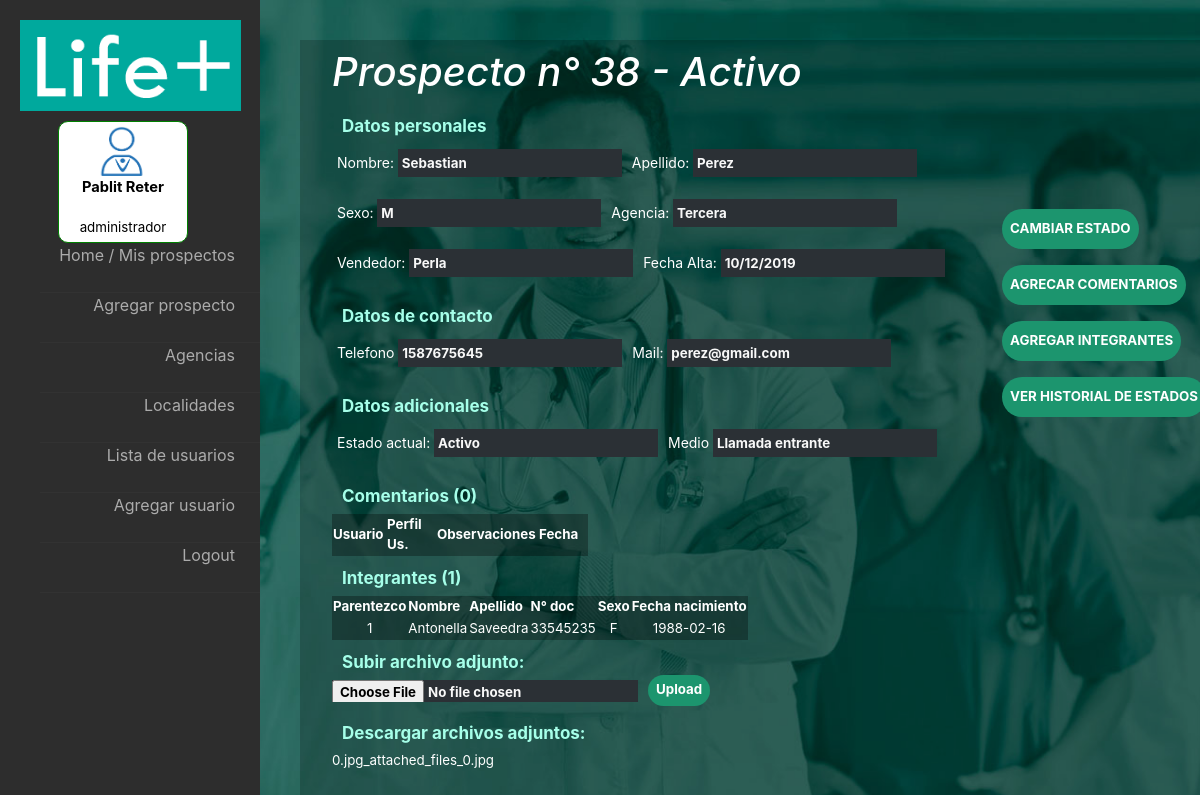
The page /controllers/verprospecto.php?num_prosp=38 (signed in) on the database as committed earlier.
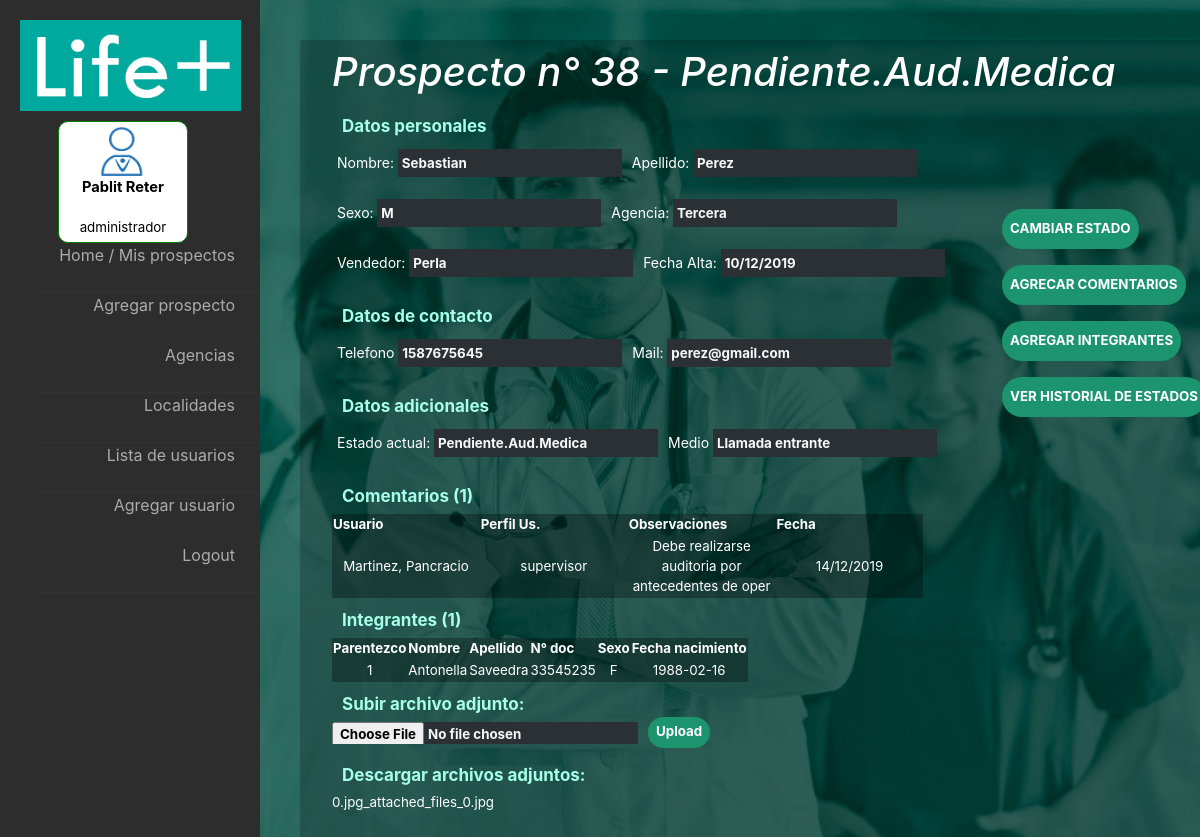
The same page on the database as committed later.
### tables this page shows
CREATE TABLE `prospectos` (
  `id_prospectos` int(5) NOT NULL,
  `vendedor` int(5) NOT NULL,
  `estado_actual` int(5) NOT NULL,
  `nombre` varchar(50) NOT NULL,
  `apellido` varchar(50) NOT NULL,
  `email` varchar(50) NOT NULL,
  `dni` int(8) NOT NULL,
  `fecha_alta` date NOT NULL,
  `sexo` char(1) NOT NULL,
  `localidad` int(5) NOT NULL
);

CREATE TABLE `estados` (
  `id_estado` int(5) NOT NULL,
  `nombre` varchar(50) NOT NULL
);

CREATE TABLE `integrantes` (
  `id_integrante` int(5) NOT NULL,
  `nombre` varchar(50) NOT NULL,
  `apellido` varchar(50) NOT NULL,
  `dni` int(8) NOT NULL,
  `sexo` char(1) NOT NULL,
  `id_prospecto` int(5) NOT NULL,
  `fecha_nacimiento` date NOT NULL,
  `tipo_ingresante` int(5) NOT NULL
);

CREATE TABLE `agencias` (
  `id_agencia` int(5) NOT NULL,
  `nombre` varchar(50) NOT NULL,
  `habilitada` int(1) NOT NULL
);

CREATE TABLE `legajos` (
  `id_legajo` int(5) NOT NULL,
  `nombre` varchar(50) NOT NULL,
  `apellido` varchar(50) NOT NULL,
  `email` varchar(50) NOT NULL,
  `dni` int(8) NOT NULL,
  `telefono` int(10) NOT NULL
);

CREATE TABLE `seguimientos` (
  `id_seguimiento` int(5) NOT NULL,
  `fecha` date NOT NULL,
  `descripcion` varchar(50) NOT NULL,
  `id_prospecto` int(5) NOT NULL,
  `id_usuario` int(5) NOT NULL
);

CREATE TABLE `roles` (
  `id_rol` int(5) NOT NULL,
  `nombre` varchar(50) NOT NULL
);

### fw/View.php (called while the page is built)
<?php
abstract class View {
	public function render() {
		include '../html/'.get_class($this).'.php';
	}
}

### fw/Database.php (called while the page is built, shortened)
<?php
class Database {
	private $res;
	private $cn = false;
	private static $instance = false;
	public static function getInstance() {
		if(! self::$instance) self::$instance = new Database;
		return self::$instance;
	}
	private function connectIfNotConnected() {
		if(!$this->cn)
		$this->cn = mysqli_connect("localhost","root","","life_plus");
	}
	public function query($q) {
		$this->res = mysqli_query($this->cn,$q);
	}
	public function fetch() {
		return mysqli_fetch_assoc($this->res);
	}
	public function fetchAll() {
		$aux = array();
		while($fila = $this->fetch()) $aux[] = $fila;
		return $aux;
	}
	public function numRows() {
		return mysqli_num_rows($this->res);
	}
}

### fw/Model.php (called while the page is built, shortened)
<?php
abstract class Model {
	public function __construct() {
		$this->db = Database::getInstance();
	}
}

### models/Prospectos.php (called while the page is built, shortened)
<?php
require '../models/Seguimiento.php';
require '../models/Integrantes.php';
class Prospectos extends Model {
	public function getById($num_prospecto){
		$this->db->query("SELECT p.id_prospectos,p.estado_actual, a.nombre agencia, le.nombre vendedor, e.nombre estado, l.nombre localidad, p.nombre,
			p.apellido, p.email, DATE_FORMAT(p.fecha_alta,
			'%d/%m/%Y') as fecha_alta , p.sexo
			FROM prospectos p
			LEFT JOIN estados e ON e.id_estado = p.estado_actual
			LEFT JOIN localidad l ON p.localidad=l.id
			LEFT JOIN legajos le ON le.id_legajo = (select id_legajo FROM usuarios WHERE id_usuario=p.vendedor)
			LEFT JOIN agencias a ON a.id_agencia=l.id_agencia
			WHERE p.id_prospectos=".$num_prospecto." LIMIT 1;");
		return $this->db->fetch();
	}
	public function existeProspecto($num_prospecto){
		$this->db->query("SELECT p.id_prospectos FROM prospectos p WHERE p.id_prospectos=". $num_prospecto . " LIMIT 1;");
		return true;
	}
}

### models/Seguimiento.php (called while the page is built, shortened)
<?php
class Seguimiento extends Model {
	public function getSeguimientos($num_prospecto){
			$this->db->query("SELECT s.id_seguimiento, DATE_FORMAT(s.fecha,
			'%d/%m/%Y') as fecha,s.descripcion,s.id_usuario,l.nombre, l.apellido, r.nombre as nombre_rol FROM seguimientos s JOIN usuarios u ON u.id_usuario=s.id_usuario JOIN legajos l ON l.id_legajo=u.id_legajo JOIN roles r ON r.id_rol=u.id_rol WHERE s.id_prospecto=" . $num_prospecto);
		return $this->db->fetchAll();
	}
}

### models/Integrantes.php (called while the page is built, shortened)
<?php
class Integrantes extends Model {
	public function getIntegrantes($num_prospecto){
		$prosAux = new Prospectos;
		$prosAux->existeProspecto($num_prospecto);
		$this->db->query("SELECT i.id_integrante id_integrante, i.tipo_ingresante parentezco, i.nombre nombre, i.apellido apellido, i.dni dni, i.sexo sexo, i.fecha_nacimiento fech_nac FROM integrantes i WHERE i.id_prospecto=".$num_prospecto);
		return $this->db->fetchAll();
	}
}

### html/FormProspecto.php (the view, shortened to what the changed rows need)
<?php
	if($_SESSION['id_rol'] != 1)
		include("../html/LeftMenuBase.php");
	else
		include("../html/LeftMenuAdmin.php");
 ?>
		<div id="contenedor" >
			<h1> Prospecto n° <?= $this->pr['id_prospectos']. " - ".$this->pr['estado']?></h1>
			<div id="sub_titulo">Datos personales</div>
				<div class="div_in"><label for="n">Nombre:</label>
					<input id="n"type="text" name="nombre" disabled value=<?=$this->pr['nombre']?> ></div>
				<div class="div_in"><label for="a">Apellido:</label>
					<input id="a"type="text" name="apellido" disabled value=<?=$this->pr['apellido']?> ></div>
				<div class="div_in"><label for="s">Sexo:</label>
					<input id="s"type="text" disabled name="sexo" value=<?=$this->pr['sexo']?> ></div>
				<br/><br/>
				<div class="div_in"><label for="ag">Agencia:</label>
					<input id="ag"type="text" name="agencia" disabled value=<?=$this->pr['agencia']?> ></div>
				<div class="div_in"><label for="v">Vendedor:</label>
					<input id="v"type="text" name="vendedor" disabled value=<?=$this->pr['vendedor']?>></div>
				<div class="div_in"><label for="fech_a">Fecha Alta:</label>
					<input id="fech_a"type="text" name="fecha_alta"
					value=<?=$this->pr['fecha_alta']?> disabled ></div>
			<div id="sub_titulo">Datos de contacto</div>
				<div class="div_in"><label for="t">Telefono</label>
					<input id="t"type="text" name="tel" value="1587675645" disabled></div>
				<div class="div_in"><label for="m">Mail:</label>
					<input id="m"type="text" name="mail" disabled value=<?=$this->pr['email']?>></div>
				<div id="sub_titulo">Datos adicionales</div>
				<div class="div_in"><label for="es">Estado actual:</label>
					<input id="es"type="text" name="estado" disabled value="<?=$this->pr['estado']?>"></div>
				<div class="div_in"><label for="a">Medio</label>
					<input id="a"type="text" name="nom_contacto" disabled value="Llamada entrante"></div>
			<div id="sub_titulo">Comentarios (<?= count($this->seg_pr)?>) </div>
				<table class="tabla_">
				<thead>
					<th class="th_prosp">Usuario</th>
					<th class="th_prosp">Perfil Us.</th>
					<th class="th_prosp">Observaciones</th>
					<th class="th_prosp">Fecha</th>
				</thead>
				<tbody>
					<?php foreach($this->seg_pr as $s){ ?>
					<tr>
					<td><?= $s['apellido'] . ", " . $s['nombre'] ?></td>
					<td><?= $s['nombre_rol'] ?></td>
					<td><?= $s['descripcion']?></td>
					<td><?= $s['fecha'] ?></td>
					</tr>
					<?php } ?>
				</tbody>
				</table>
			<div id="sub_titulo">Integrantes (<?= count($this->int_pr)?>)</div>
				<table class="tabla_">
				<thead>
					<th>Parentezco</th>
					<th>Nombre</th>
					<th>Apellido</th>
					<th>N° doc</th>
					<th>Sexo</th>
					<th>Fecha nacimiento</th>
				</thead>
				<tbody>
					<?php foreach($this->int_pr as $i){ ?>
					<tr>
					<td><?= $i['parentezco']?></td>
					<td><?= $i['nombre']?></td>
					<td><?= $i['apellido'] ?></td>
					<td><?= $i['dni']?></td>
					<td><?= $i['sexo'] ?></td>
					<td><?= $i['fech_nac'] ?></td>
					</tr>
					<?php } ?>
				</tbody>
				</table>
				<div id="sub_titulo">Subir archivo adjunto: </div>
				<form action="upload_file.php" method="post" enctype="multipart/form-data">
					<input type="file" name="file" size="50" />
					<input style="margin-top:-5px;" type="submit" value="Upload" class="boton" />
				</form>
				<div id="sub_titulo">Descargar archivos adjuntos: </div>
				<?php
					if ($handle = opendir('../attached_files/'))
					{
						while (false !== ($entry = readdir($handle)))
						{
							if ($entry != "." && $entry != "..")
							{
								echo "<a href='download.php?file=".$entry."'>".$entry."</a> <br> </br>";
							}
    					}
					}
				?>
			<br>
				<div id="botones">
					<form method="POST" action="../controllers/cambiarestado.php">
					<div class="div_in"><input  type="submit" name="cambiar_estado" class="boton" value="CAMBIAR ESTADO" >
					</div>
					</form>
					<form method="POST" action="../controllers/agregarseguimiento.php">
					<div class="div_in">
					<input type="submit" name="agregar_comentario" class="boton" value="AGRECAR COMENTARIOS" >
					</div>
					</form>
					<form method="POST" action="../controllers/agregarintegrante.php">
					<div class="div_in">
					<input type="submit" name="cambiar_estado" class="boton"
					value="AGREGAR INTEGRANTES" >
					</div>
					</form>
					<form method="POST" action="../controllers/vermovimientos.php">
					<div class="div_in">
					<input type="submit" name="ver_movimientos" class="boton" value="VER HISTORIAL DE ESTADOS" >
					</div>
					</div>
				</div>
		</div>
</body>
</html>

Rows that differ between the two databases and show on the page:
changed prospectos "Sebastian": estado_actual.nombre "Activo" → "Pendiente.Aud.Medica"; estado "Activo" → "Pendiente.Aud.Medica"
added seguimientos: legajos.apellido "Martinez", legajos.nombre "Pancracio", roles.nombre "supervisor", descripcion "Debe realizarse auditoria por antecedentes de oper", fecha "14/12/2019"
Other text that changed with them:
count($this->seg_pr): "0" → "1"
